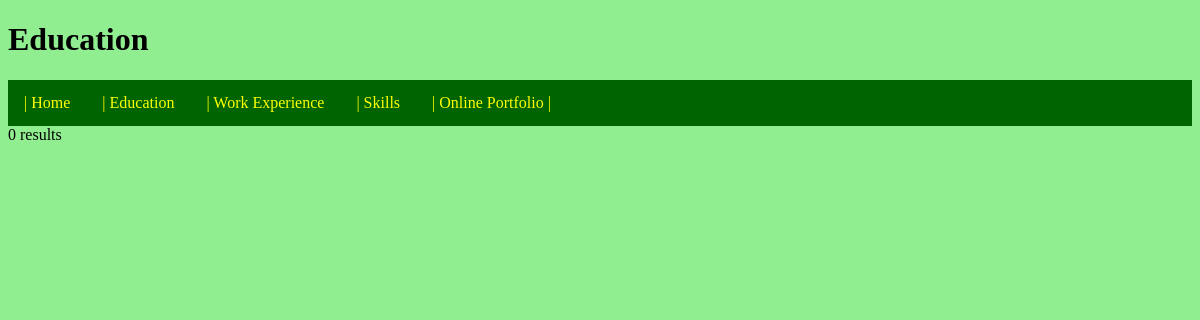
The app's page /education.php, older data.
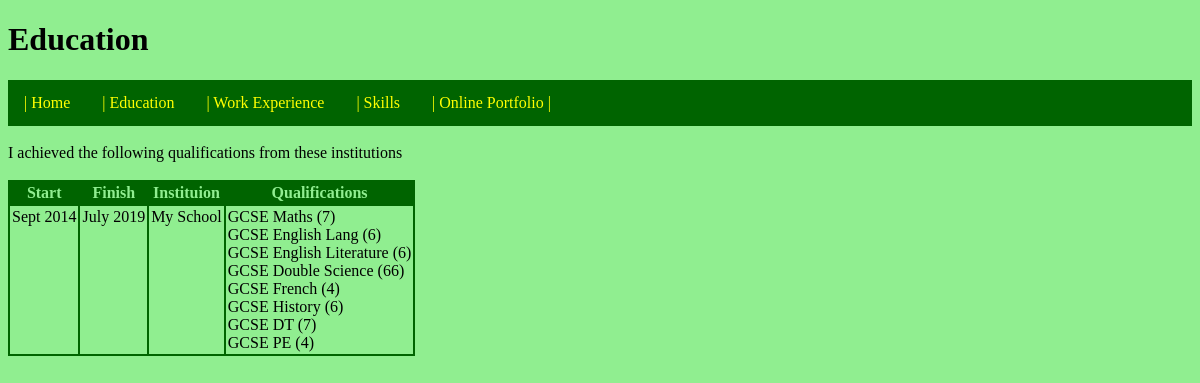
The same page, newer data.
### tables this page shows
CREATE TABLE `education_tbl` 
(`Education_ID` INT NOT NULL AUTO_INCREMENT , 
`StartDate` VARCHAR(255) , 
`EndDate` VARCHAR(255) , 
`Institution` VARCHAR(255) NOT NULL , 
`Qualifications` VARCHAR(4000) NOT NULL , 
PRIMARY KEY (`Education_ID`));

### education.php (the view, shortened to what this page needs)
<!DOCTYPE html>
<html>
<head>
<link rel="stylesheet" type="text/css" href="MyStyle.css">
</head>
<body>
<h1>Education</h1>
<?php
include "connect.php";
include "navbar.php";
$conn = new mysqli($servername, $username, $password, $dbname);
$sql = "SELECT * FROM `education_tbl`";
$result = $conn->query($sql);
if ($result->num_rows > 0) {
  echo "I achieved the following qualifications from these institutions</br>";
  echo "<table  border=1 cellpadding=2 cellspacing=0 ><tr><th>Start</th><th>Finish</th><th>Instituion</th><th>Qualifications</th></tr>";
  while($row = $result->fetch_assoc()) {
    echo "<tr><td>".$row["StartDate"]."</td><td>".$row["EndDate"]."</td><td>".$row["Institution"]."</td><td>".$row["Qualifications"]."</td></tr>";
  }
  echo "</table>";
} else {
  echo "0 results";
}
?>
</body>
</html>

### navbar.php
<?php
echo "<div class='topnav' id='myTopnav'>
<a href='index.php'>| Home</a> <a href='education.php'> | Education</a> <a href='wex.php'> | Work Experience</a>  <a href='skills.php'> | Skills</a> <a href='portfolio.php'> | Online Portfolio |</a>  </div>"
?>

### MyStyle.css (style rules this page uses)
@media only screen and (min-width: 601px) { body { color: #000000; background-color: lightgreen; font-family: "Verdana"; font-size: 10; } }
@media only screen and (min-width: 601px) { a { color: lightyellow; text-decoration: none; } }
@media only screen and (min-width: 601px) { .topnav { background-color: darkgreen; overflow: hidden; } }
@media only screen and (min-width: 601px) { .topnav a { float: left; display: block; color: yellow; text-align: center; padding: 14px 16px; text-decoration: none; font-size: 14; } }
@media only screen and (min-width: 601px) { table, th, td { border: 1px solid darkgreen; vertical-align: top; } }
@media only screen and (min-width: 601px) { th { background-color: darkgreen; color: lightgreen; font-weight: bold; } }

Row changes from the older to the newer data that the page shows:
added education_tbl: StartDate "Sept 2014", EndDate "July 2019", Institution "My School", Qualifications "GCSE Maths (7) GCSE English Lang (6) GCSE English Literature (6) GCSE Double Science (66) GCSE French (4) GCSE History (6) GCSE DT (7) GCSE PE (4)"
Text that changed along with them:
text no longer shown: "0 results"
text now shown: "I achieved the following qualifications from these institutions Start Finish Instituion Qualifications"
